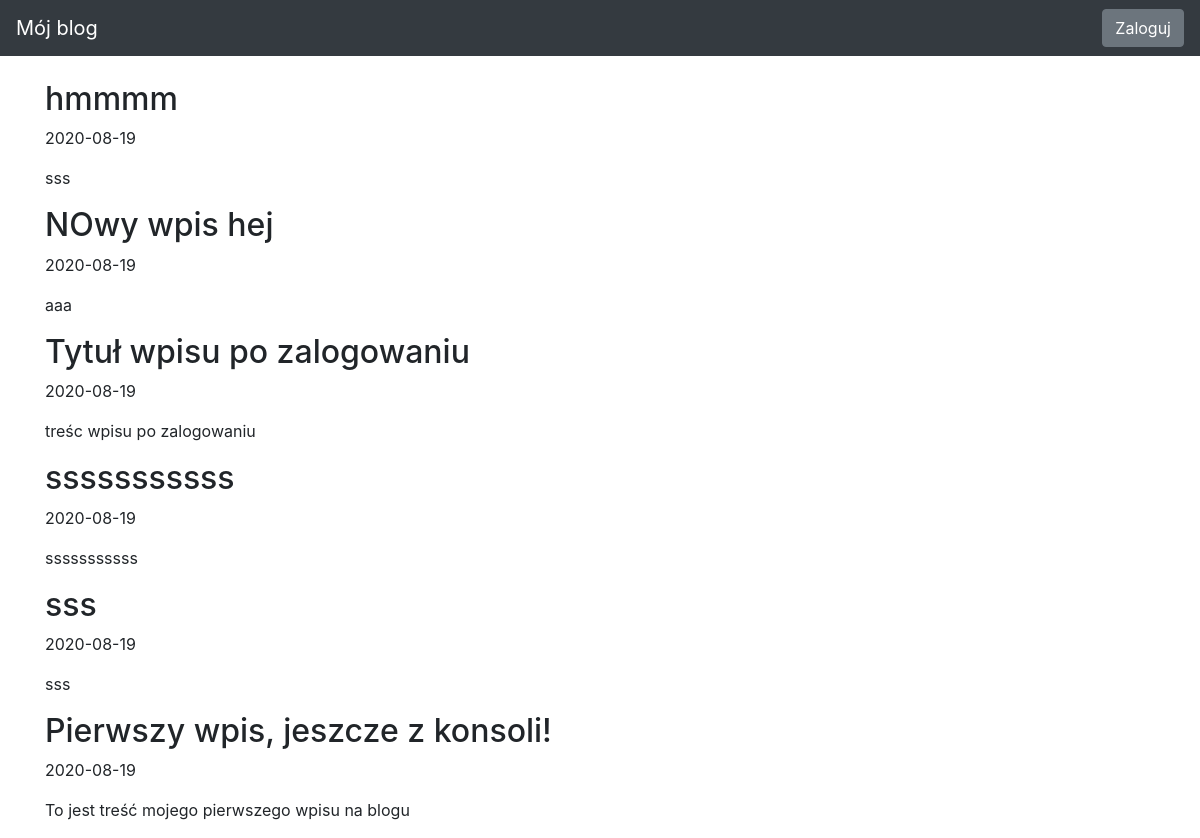
The app's page /, older data.
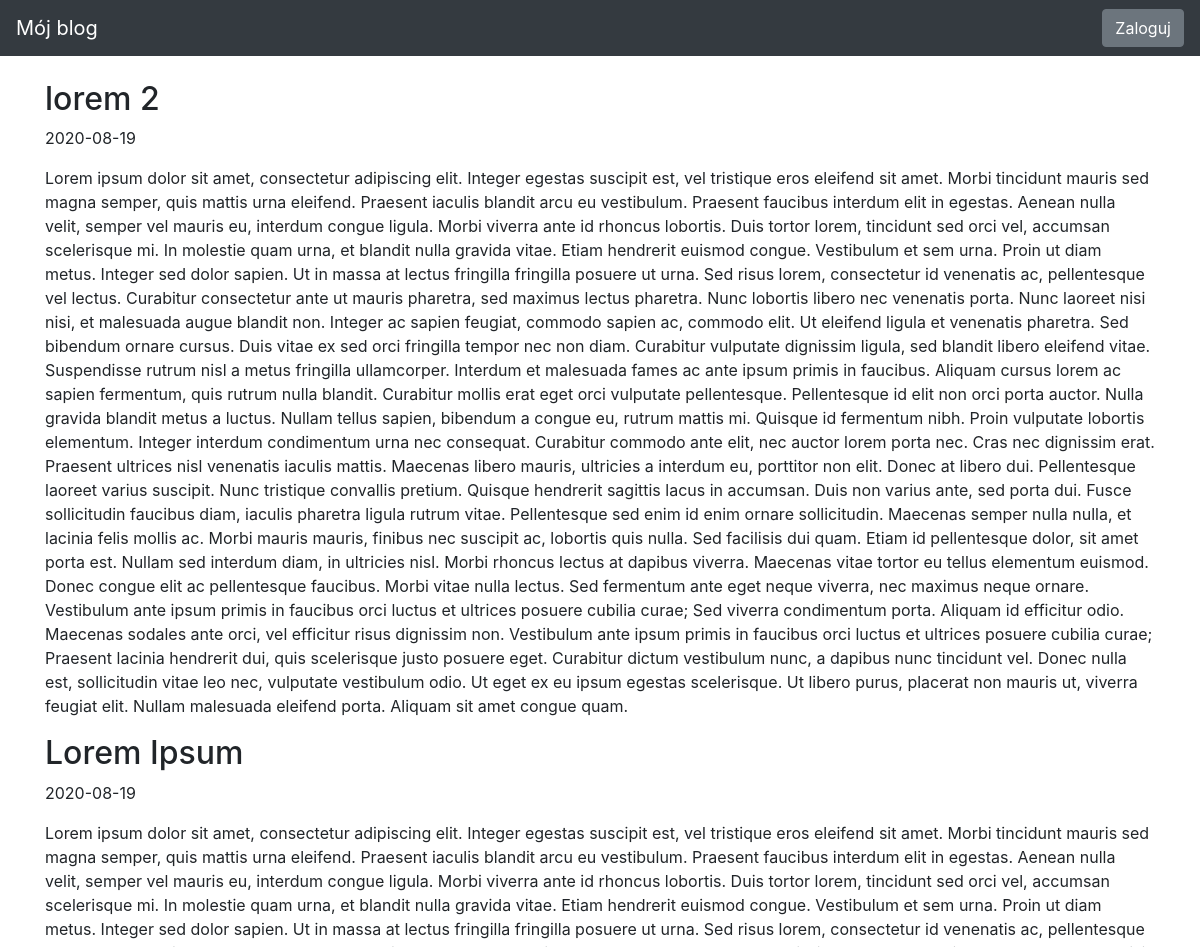
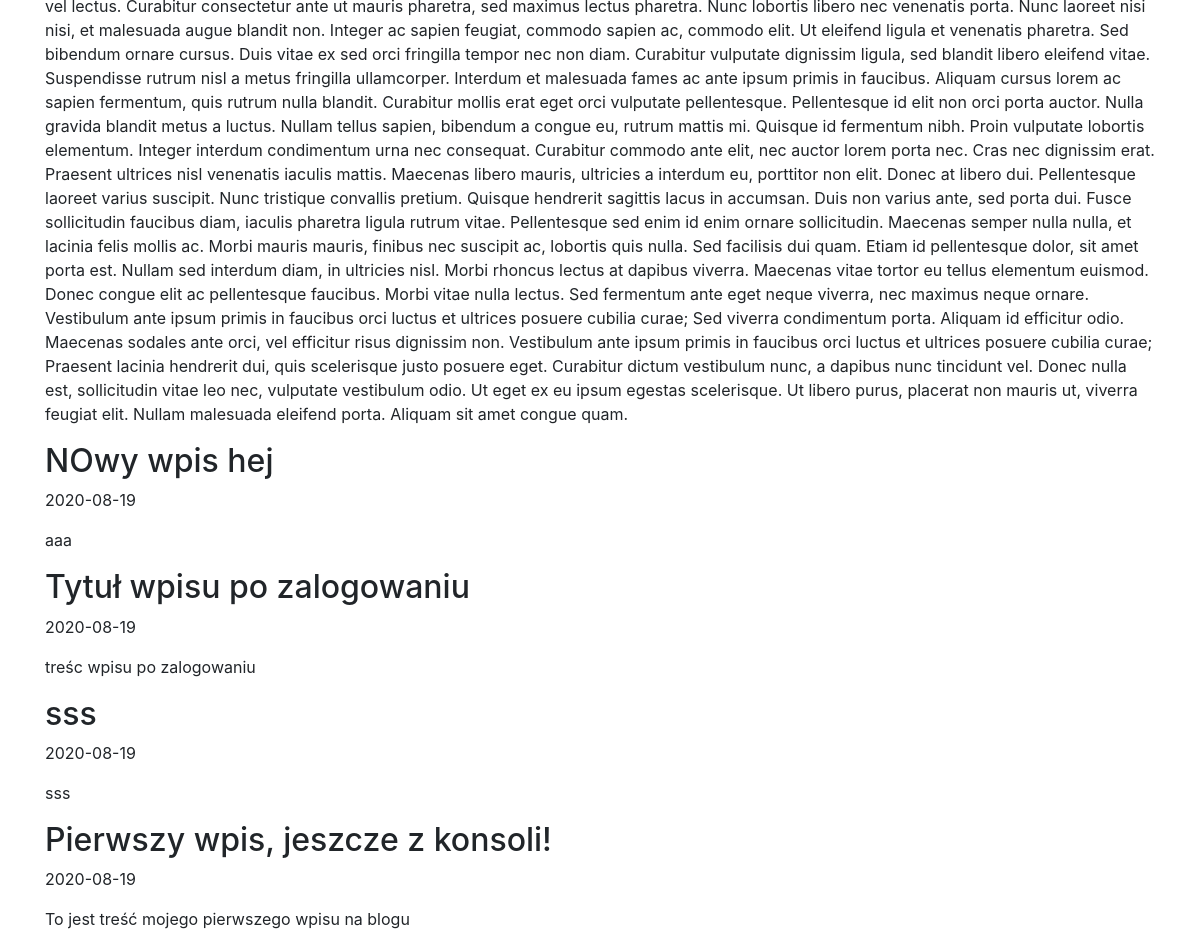
The same page, newer data (2 pictures, top to bottom).
### blog/models.py (models this page shows)
class Entry(db.Model):
   id = db.Column(db.Integer, primary_key=True)
   title = db.Column(db.String(80), nullable=False)
   body = db.Column(db.Text, nullable=False)
   pub_date = db.Column(db.DateTime, nullable=False,
                        default=datetime.datetime.utcnow)
   is_published = db.Column(db.Boolean, default=False)

### blog/routes.py (the view)
@app.route("/")
def index():
    all_posts = Entry.query.filter_by(
        is_published=True).order_by(Entry.pub_date.desc())
    return render_template("homepage.html", all_posts=all_posts)

### blog/templates/homepage.html (shortened to what this page needs)
{% extends "base.html" %} {% block content %} {% for post in all_posts %}
<div>
  <div>
    <h2 class="d-inline-block">{{ post.title }}</h2>
  <p>{{ post.pub_date.strftime('%Y-%m-%d') }}</p>
  <p>
    {{ post.body}}
  </p>
</div>
{% endfor %} {% endblock %}

Row changes from the older to the newer data that the page shows:
no longer on this page (row edited): Entry: title "hmmmm", pub_date "2020-08-19", body "sss"
removed Entry: title "sssssssssss", pub_date "2020-08-19", body "sssssssssss"
added Entry: title "lorem 2", pub_date "2020-08-19", body "Lorem ipsum dolor sit amet, consectetur adipiscing elit. Integer egestas suscipit est, vel tristique eros eleifend sit amet. Morbi tincidunt mauris sed magna semper, quis mattis urna eleifend. Praesent iaculis blandit arcu eu vestibulum. Praesent faucibus interdum elit in egestas. Aenean nulla velit, semper vel mauris eu, interdum congue ligula. Morbi viverra ante id rhoncus lobortis. Duis tortor lorem, tincidunt sed orci vel, accumsan scelerisque mi. In molestie quam urna, et blandit nulla gravida vitae. Etiam hendrerit euismod congue. Vestibulum et sem urna. Proin ut diam metus. Integer sed dolor sapien. Ut in massa at lectus fringilla fringilla posuere ut urna. Sed risus lorem,…"
added Entry: title "Lorem Ipsum", pub_date "2020-08-19", body "Lorem ipsum dolor sit amet, consectetur adipiscing elit. Integer egestas suscipit est, vel tristique eros eleifend sit amet. Morbi tincidunt mauris sed magna semper, quis mattis urna eleifend. Praesent iaculis blandit arcu eu vestibulum. Praesent faucibus interdum elit in egestas. Aenean nulla velit, semper vel mauris eu, interdum congue ligula. Morbi viverra ante id rhoncus lobortis. Duis tortor lorem, tincidunt sed orci vel, accumsan scelerisque mi. In molestie quam urna, et blandit nulla gravida vitae. Etiam hendrerit euismod congue. Vestibulum et sem urna. Proin ut diam metus. Integer sed dolor sapien. Ut in massa at lectus fringilla fringilla posuere ut urna. Sed risus lorem,…"
